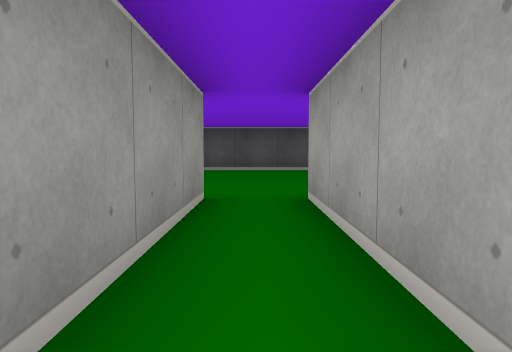
View 1 (above)

24 first-person views from a walk through a cub3D maze. The camera is about half as high as the walls, tilts 4° down and sees 70° across. The floor is counted in squares. Each view is taken from the middle of a square. On the plan, view 1 faces up. The plan holds only what a view shows up to about 9 squares ahead; the rest is blank.

View 2
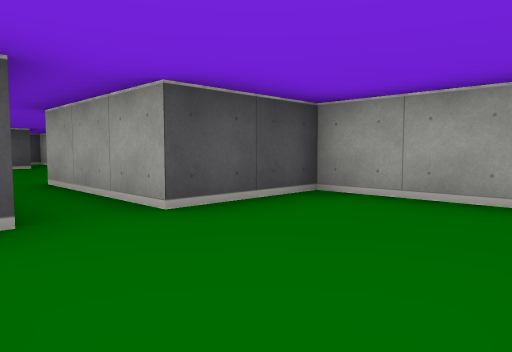

View 3
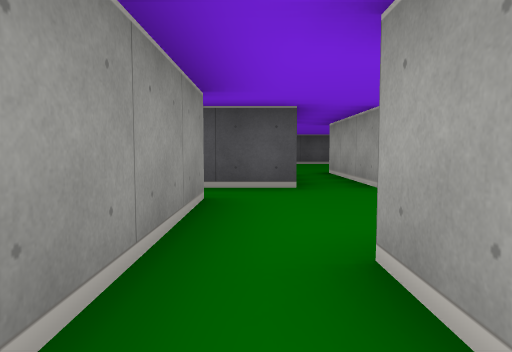

View 4
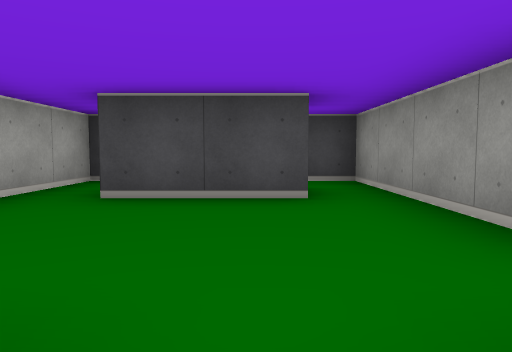

View 5
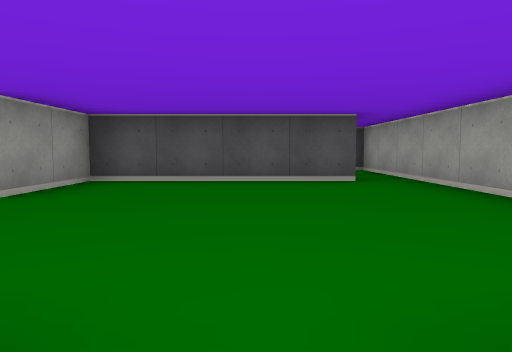

View 6
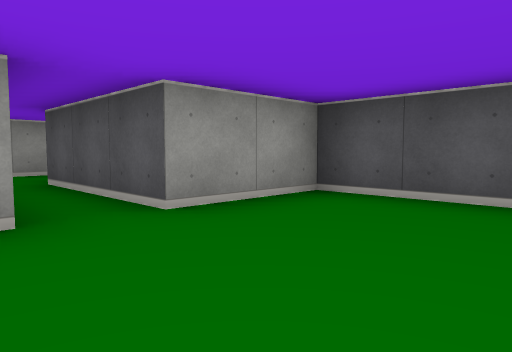

View 7
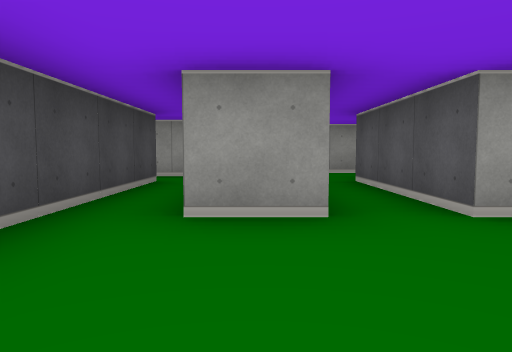

View 8
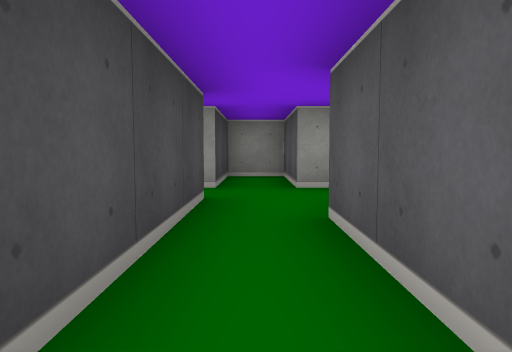

View 9
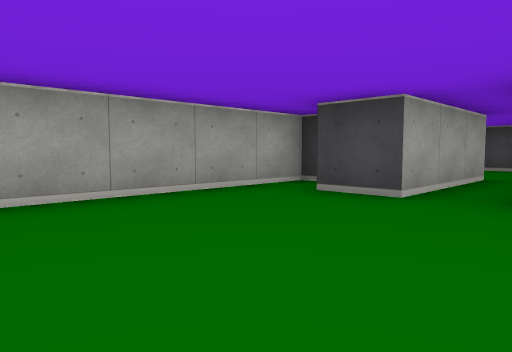

View 10
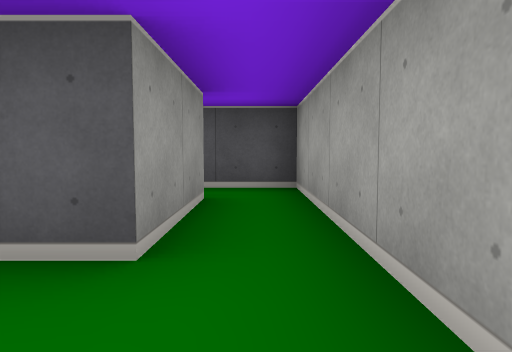

View 11
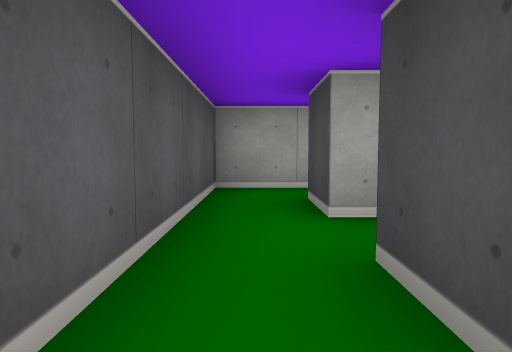

View 12
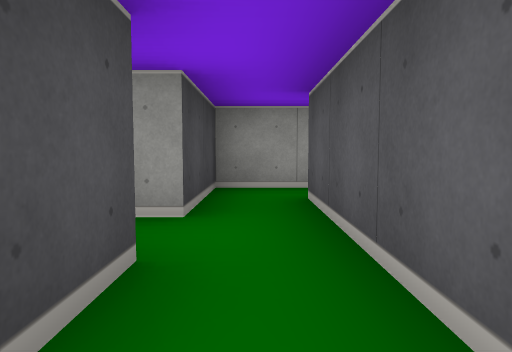

View 13
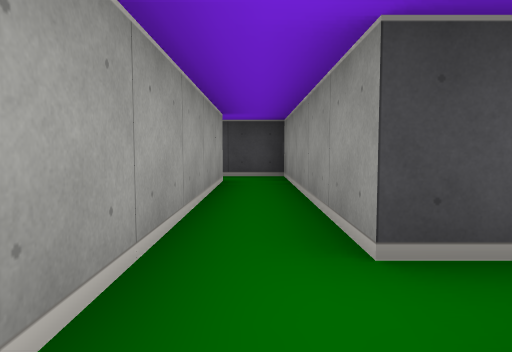

View 14
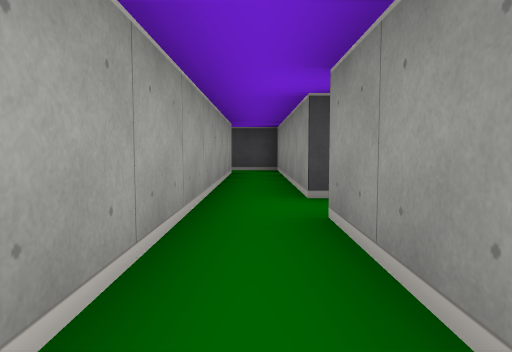

View 15
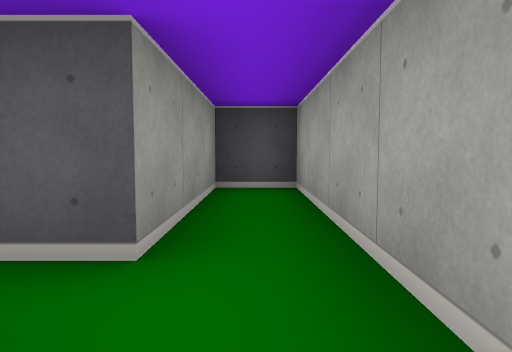

View 16
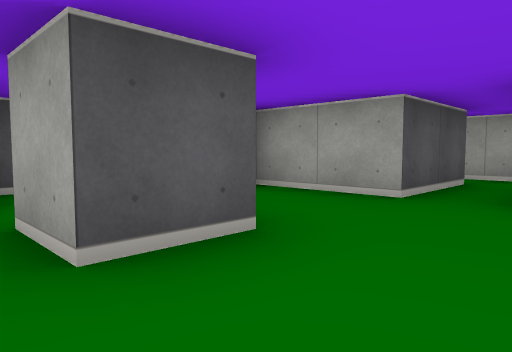

View 17
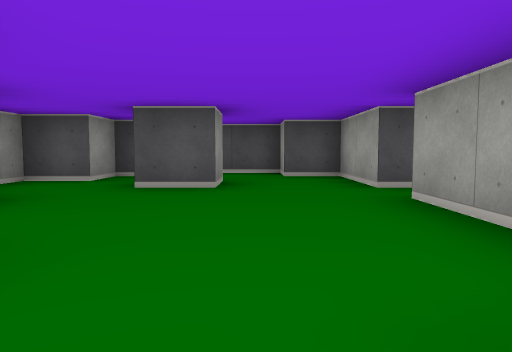

View 18
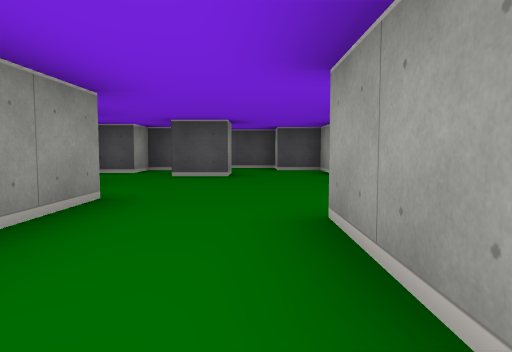

View 19
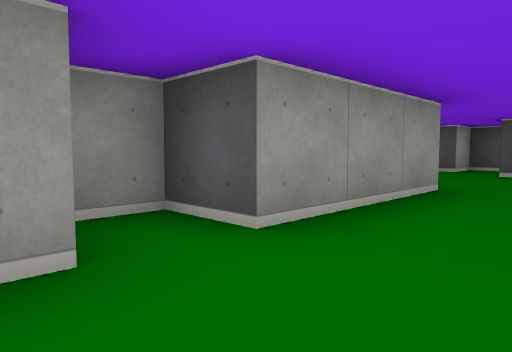

View 20
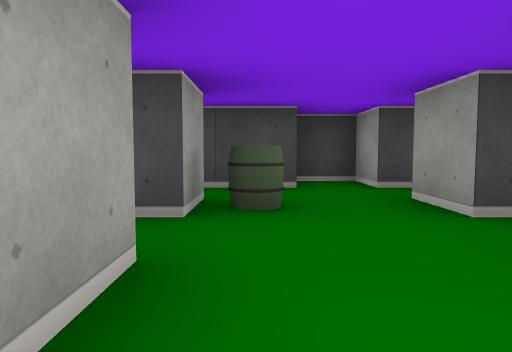

View 21
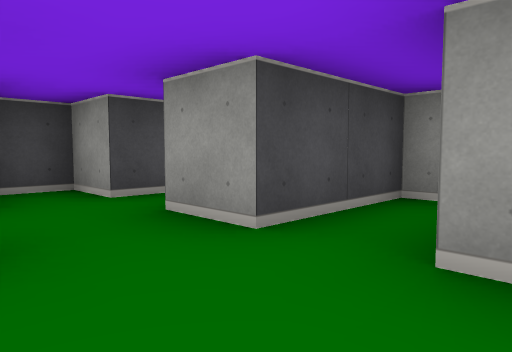

View 22
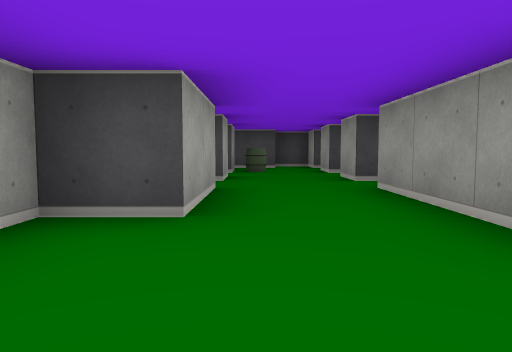

View 23
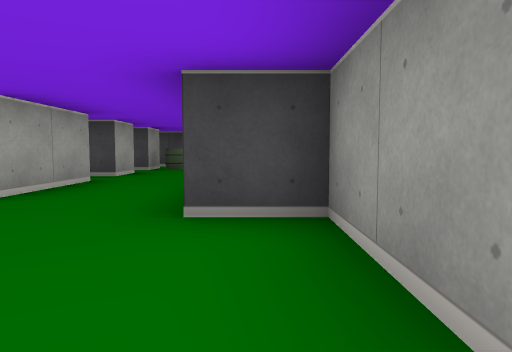

View 24
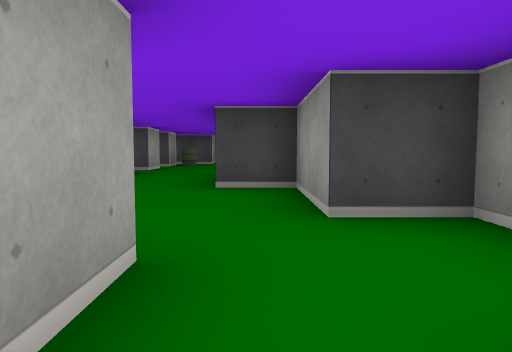

### Floor plan
Points are (right, up) in squares from view 1. A wall is a line through its corners. A room is listed if a view was taken in it or the views show most of it. See-through windows are left out.
Room 1 (views 1, 2)
walls: (-1.5, -0.5) (-1.5, -3.5); (-0.5, 0.5) (-1.8, 0.5); (-0.5, -3.4) (-0.5, -2.5) (1.5, -2.5); (2.5, -2.5) (2.5, 0.5) (0.5, 0.5)
ways out: opening at (-1, -3) to room 2; opening at (0, 0) to room 3; opening at (-2, 0); opening at (2, -3)
Room 2 (view 3)
walls: (-1.5, -3.5) (-1.5, -4.5) (-0.8, -4.5)
ways out: opening at (-1, -3) to room 1
Room 3 (views 4, 5, 6, 7, 8, 9, 10)
walls: (-2.5, 5.6) (-2.5, 4.5); (-0.5, 3.5) (-0.5, 0.5); (-5.5, 3.5) (-2, 3.5); (-6.5, 5.5) (-3.6, 5.5); (-6.5, 3.8) (-6.5, 3.1); (1.5, 8.5) (-2.5, 8.5) (-2.5, 6.5) (-5.5, 6.5) (-5.5, 7.5); (0.5, 0.5) (0.5, 3.5) (1.5, 3.5); (2.5, 2.5) (2.5, 8.5); (-7.5, 4.5) (-6.5, 4.5); (-7.5, 7.5) (-7.5, 6.5) (-9.5, 6.5) (-9.5, 5.5) (-7.5, 5.5)
ways out: opening at (0, 0) to room 1; opening at (2, 9.5) to room 5; opening at (-6.5, 7) to room 7; opening at (-6, 3)
objects: barrel (-6, 7)
Room 4 (views 11, 13, 14, 15)
walls: (-3.1, 15.5) (-2.5, 15.5) (-2.5, 10.5) (-1.5, 10.5); (-1.5, 11.5) (-1.5, 19.5) (-2.5, 19.5) (-2.5, 16.5) (-4.5, 16.5)
ways out: opening at (-1, 11) to room 5; opening at (-3.5, 16) to room 6
Room 5 (view 12)
walls: (0.5, 10.5) (1.5, 10.5) (1.5, 8.5); (-1.5, 10.5) (-0.5, 10.5) (-0.5, 10.1); (2.5, 8.5) (2.5, 11.5) (-1.5, 11.5)
ways out: opening at (2, 9.5) to room 3; opening at (-1, 11) to room 4
Room 6 (views 16, 17, 18, 20, 22, 23, 24)
walls: (-6.5, 17.5) (-6.5, 16.5) (-7.5, 16.5) (-7.5, 17.5); (-4.5, 16.5) (-4.5, 18.5) (-5.5, 18.5) (-5.5, 19.5) (-7.2, 19.5); (-7.9, 18.5) (-8.5, 18.5) (-8.5, 17.5) (-9.5, 17.5) (-9.5, 15.5) (-8.5, 15.5) (-8.5, 13.5) (-7.5, 13.5) (-7.5, 10.5) (-8.5, 10.5) (-8.5, 9.8); (-5.5, 10.5) (-5.5, 12.5) (-4.5, 12.5) (-4.5, 15.5); (-5.5, 9.5) (-5, 9.5)
ways out: opening at (-3.5, 16) to room 4; opening at (-6.5, 9) to room 7
Room 7 (views 19, 21)
walls: (-5.5, 7.5) (-5.1, 7.5); (-5.5, 8.5) (-5.5, 9.5); (-7.5, 9.6) (-7.5, 8.5); (-9.6, 7.5) (-7.5, 7.5)
ways out: opening at (-6.5, 7) to room 3; opening at (-6.5, 9) to room 6

Where each view was taken, in squares from view 1:
view 1: 0 up, 0 right, facing up
view 2: 2 down, 1 left, facing up-right
view 3: 4 down, 1 left, facing up
view 4: 1 up, 0 right, facing down
view 5: 3 up, 0 right, facing up
view 6: 5 up, 0 right, facing up-left
view 7: 5 up, 0 right, facing left
view 8: 6 up, 3 left, facing left
view 9: 7 up, 1 left, facing down-right
view 10: 7 up, 2 right, facing up
view 11: 11 up, 2 left, facing right
view 12: 11 up, 2 right, facing left
view 13: 17 up, 2 left, facing down
view 14: 19 up, 2 left, facing down
view 15: 15 up, 2 left, facing up
view 16: 15 up, 8 left, facing up-right
view 17: 12 up, 6 left, facing up
view 18: 10 up, 6 left, facing up
view 19: 9 up, 6 left, facing up-left
view 20: 10 up, 6 left, facing down
view 21: 9 up, 6 left, facing down-left
view 22: 15 up, 6 left, facing down
view 23: 16 up, 8 left, facing down
view 24: 18 up, 8 left, facing down
